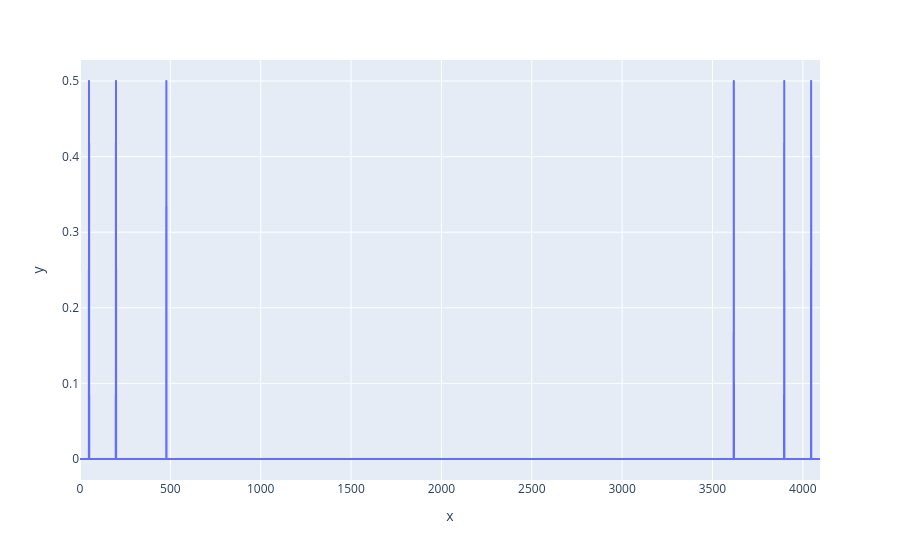

The cell this chart's notebook holds for it:
### Markdown cell above
## Plot DFT

### Code cell
px.line(y=np.abs(d))

### Figure 1 — Plotly figure (JSON) as saved in the notebook; plotly's stock layout.template omitted (floating-point values rounded to 4 significant figures; data arrays with more than 128 entries replaced by an {"elided": "..."} marker saying what was removed)
{"data": [{"hovertemplate": "x=%{x}<br>y=%{y}<extra></extra>", "legendgroup": "", "line": {"color": "#636efa", "dash": "solid"}, "marker": {"symbol": "circle"}, "mode": "lines", "name": "", "showlegend": false, "type": "scattergl", "x": {"elided": "4096 int values"}, "xaxis": "x", "y": {"elided": "4096 float values"}, "yaxis": "y"}], "layout": {"legend": {"tracegroupgap": 0}, "margin": {"t": 60}, "xaxis": {"anchor": "y", "domain": [0, 1], "title": {"text": "x"}}, "yaxis": {"anchor": "x", "domain": [0, 1], "title": {"text": "y"}}}}
